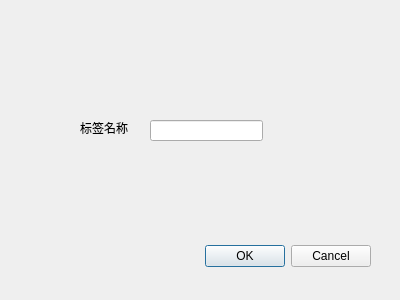
<?xml version="1.0" encoding="UTF-8"?>
<ui version="4.0">
 <class>Labelname</class>
 <widget class="QDialog" name="Labelname">
  <property name="geometry">
   <rect>
    <x>0</x>
    <y>0</y>
    <width>400</width>
    <height>300</height>
   </rect>
  </property>
  <property name="windowTitle">
   <string>Dialog</string>
  </property>
  <widget class="QDialogButtonBox" name="buttonBox">
   <property name="geometry">
    <rect>
     <x>30</x>
     <y>240</y>
     <width>341</width>
     <height>32</height>
    </rect>
   </property>
   <property name="orientation">
    <enum>Qt::Horizontal</enum>
   </property>
   <property name="standardButtons">
    <set>QDialogButtonBox::Cancel|QDialogButtonBox::Ok</set>
   </property>
  </widget>
  <widget class="QLabel" name="label">
   <property name="geometry">
    <rect>
     <x>80</x>
     <y>120</y>
     <width>59</width>
     <height>16</height>
    </rect>
   </property>
   <property name="text">
    <string>标签名称</string>
   </property>
  </widget>
  <widget class="QLineEdit" name="labelName">
   <property name="geometry">
    <rect>
     <x>150</x>
     <y>120</y>
     <width>113</width>
     <height>21</height>
    </rect>
   </property>
   <property name="text">
    <string/>
   </property>
  </widget>
 </widget>
 <resources/>
 <connections>
  <connection>
   <sender>buttonBox</sender>
   <signal>accepted()</signal>
   <receiver>Labelname</receiver>
   <slot>accept()</slot>
   <hints>
    <hint type="sourcelabel">
     <x>248</x>
     <y>254</y>
    </hint>
    <hint type="destinationlabel">
     <x>157</x>
     <y>274</y>
    </hint>
   </hints>
  </connection>
  <connection>
   <sender>buttonBox</sender>
   <signal>rejected()</signal>
   <receiver>Labelname</receiver>
   <slot>reject()</slot>
   <hints>
    <hint type="sourcelabel">
     <x>316</x>
     <y>260</y>
    </hint>
    <hint type="destinationlabel">
     <x>286</x>
     <y>274</y>
    </hint>
   </hints>
  </connection>
 </connections>
</ui>
